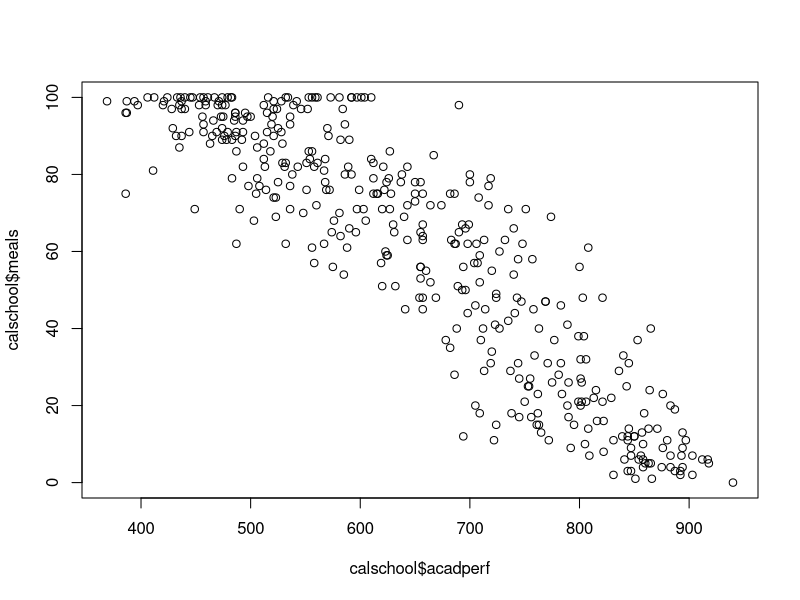
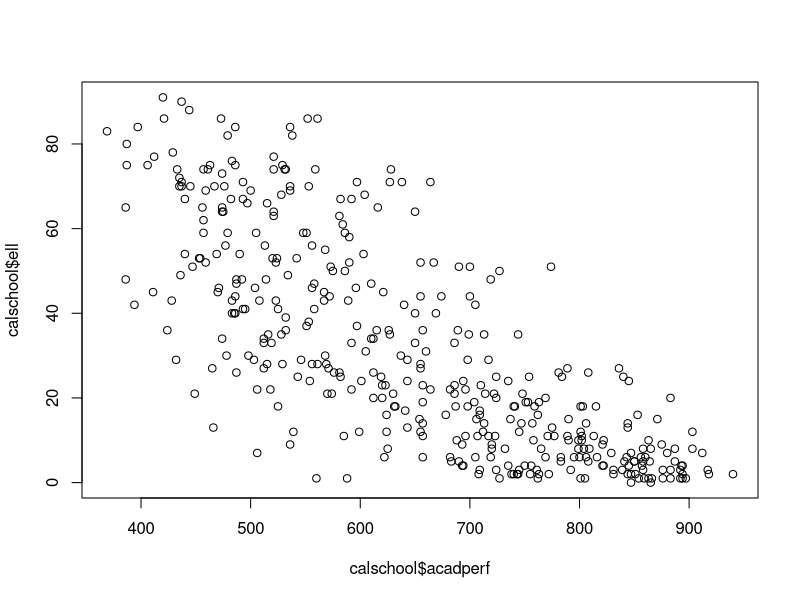
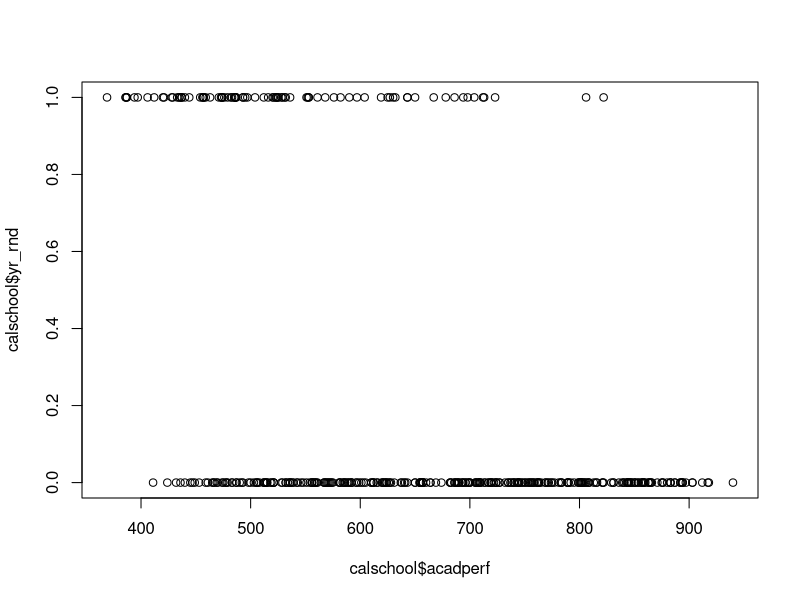
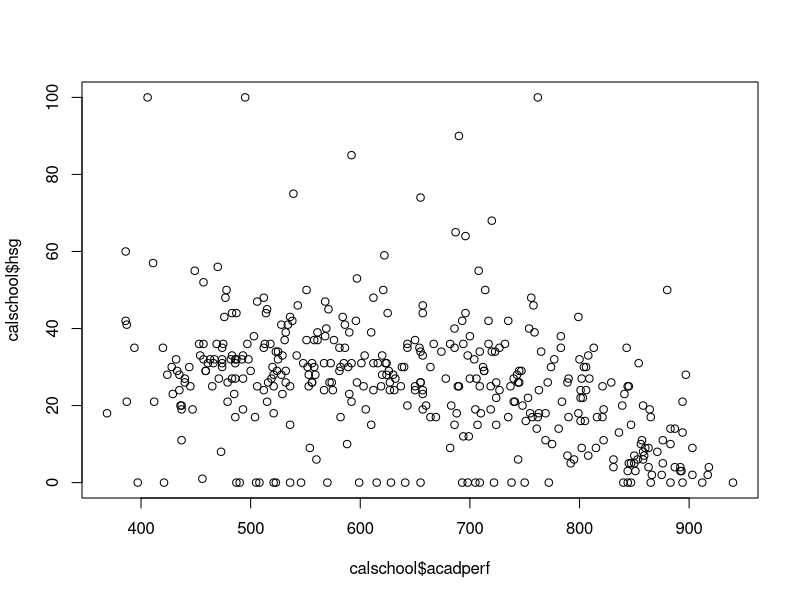
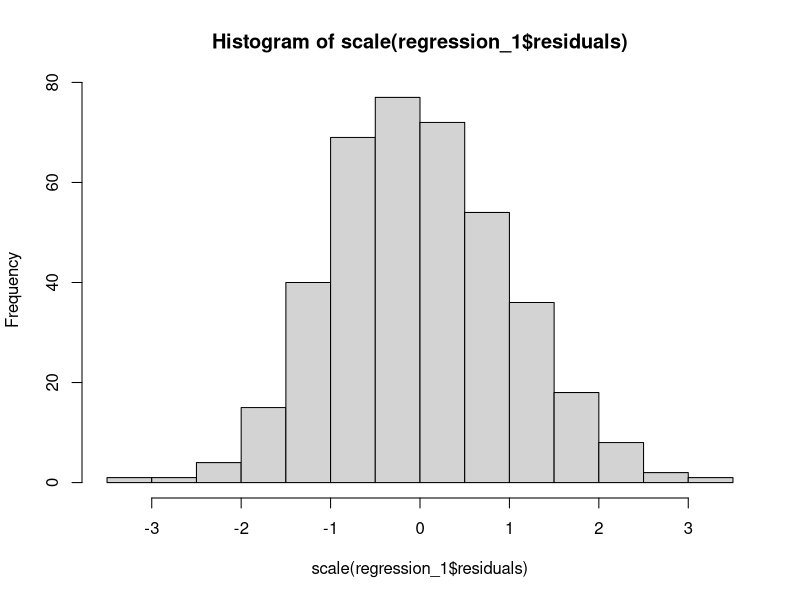
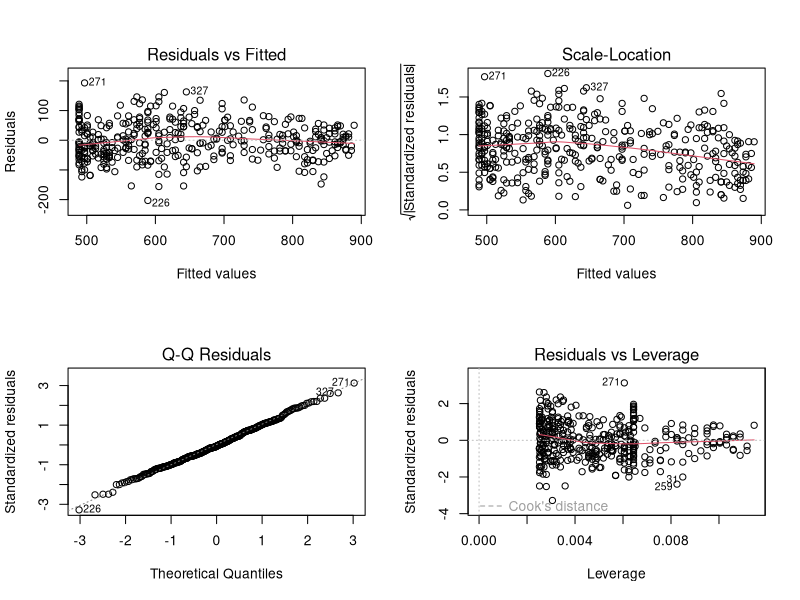
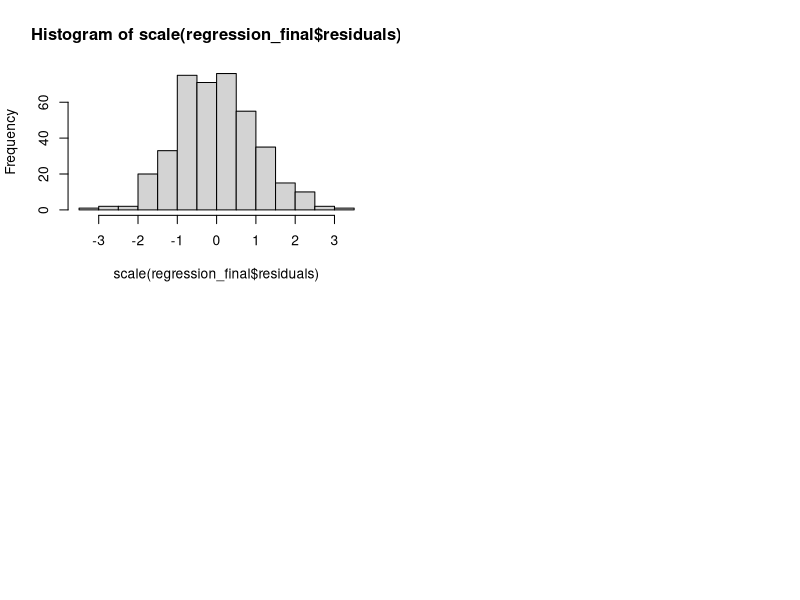
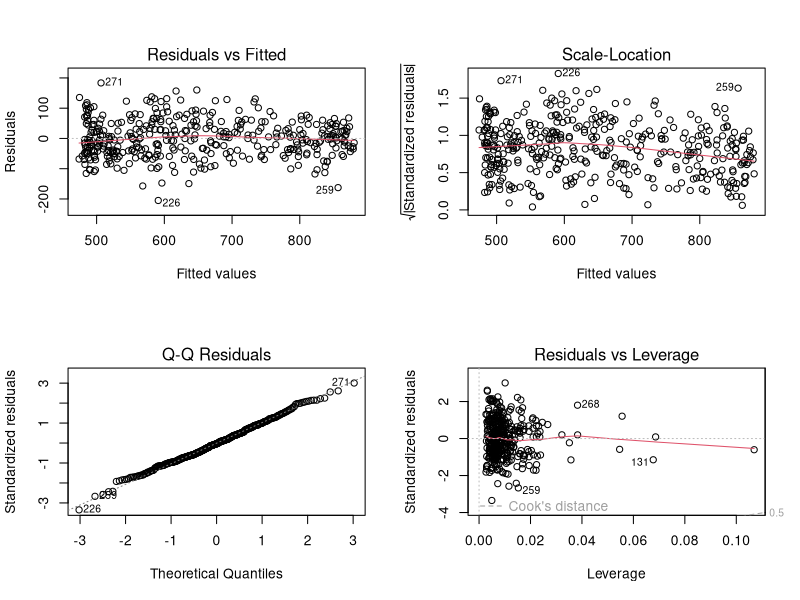

R code for these plots, in order:
## ---- chunk 1
calschooldist <- read.csv("calschooldist.csv")
View(calschooldist)
## ---- chunk 2
calschool <- calschooldist
## ---- chunk 3
library(car)  
library(psych)
## ---- chunk 4
options(scipen=999)
## ---- chunk 5
plot(calschool$acadperf,calschool$meals)
plot(calschool$acadperf,calschool$ell)
plot(calschool$acadperf,calschool$yr_rnd)
plot(calschool$acadperf,calschool$hsg)
## ---- chunk 6
describe(calschool) 
## ---- chunk 7
calschooldist2=na.omit(calschooldist)
describe(calschooldist2)
## ---- chunk 8
calschool <- calschooldist2
## ---- chunk 9
cor.prob <- function (X, dfr = nrow(X) - 2) {
  R <- cor(X, use="pairwise.complete.obs")
  above <- row(R) < col(R)
  r2 <- R[above]^2
  Fstat <- r2 * dfr/(1 - r2)
  R[above] <- 1 - pf(Fstat, 1, dfr)
  R[row(R) == col(R)] <- NA
  R
}
## ---- chunk 10
correlation_table_calschool <- cor.prob(calschool)
View(correlation_table_calschool)
## ---- chunk 11
write.csv(correlation_table_calschool, file = "Correlation Matrix California Schools.csv")
## ---- chunk 12
regression_1 <- lm(acadperf ~ meals, data = calschool)
## ---- chunk 13
summary(regression_1) 
## ---- chunk 14
hist(scale(regression_1$residuals))
## ---- chunk 15
layout(matrix(c(1,2,3,4),2,2))
plot(regression_1)
## ---- chunk 16
lm(scale(acadperf) ~ scale(meals), data = calschool)
## ---- chunk 17
names(regression_1)
## ---- chunk 18
coefficients(regression_1)
## ---- chunk 19
regression_1$residuals 
## ---- chunk 20
regression_1$standardized.residuals <- rstandard(regression_1)
regression_1$large_residual <- regression_1$standardized.residuals >2 | regression_1$standardized.residuals < -2
sum(regression_1$large_residual) 
## ---- chunk 21
dwt(regression_1)
## ---- chunk 22
regression_final <- lm(acadperf ~ meals + hsg + some_col, data = calschool)
summary(regression_final)
## ---- chunk 23
hist(scale(regression_final$residuals))
## ---- chunk 24
layout(matrix(c(1,2,3,4),2,2))
plot(regression_final)
## ---- chunk 25
regression_final$standardized.residuals <- rstandard(regression_final)
regression_final$large_residual <- regression_final$standardized.residuals >2 | regression_final$standardized.residuals < -2
sum(regression_final$large_residual)
## ---- chunk 26
lm(scale(acadperf) ~ scale(meals) + scale(hsg) + scale(some_col), data = calschool) 
## ---- chunk 27
vif(regression_final)
dwt(regression_final)
